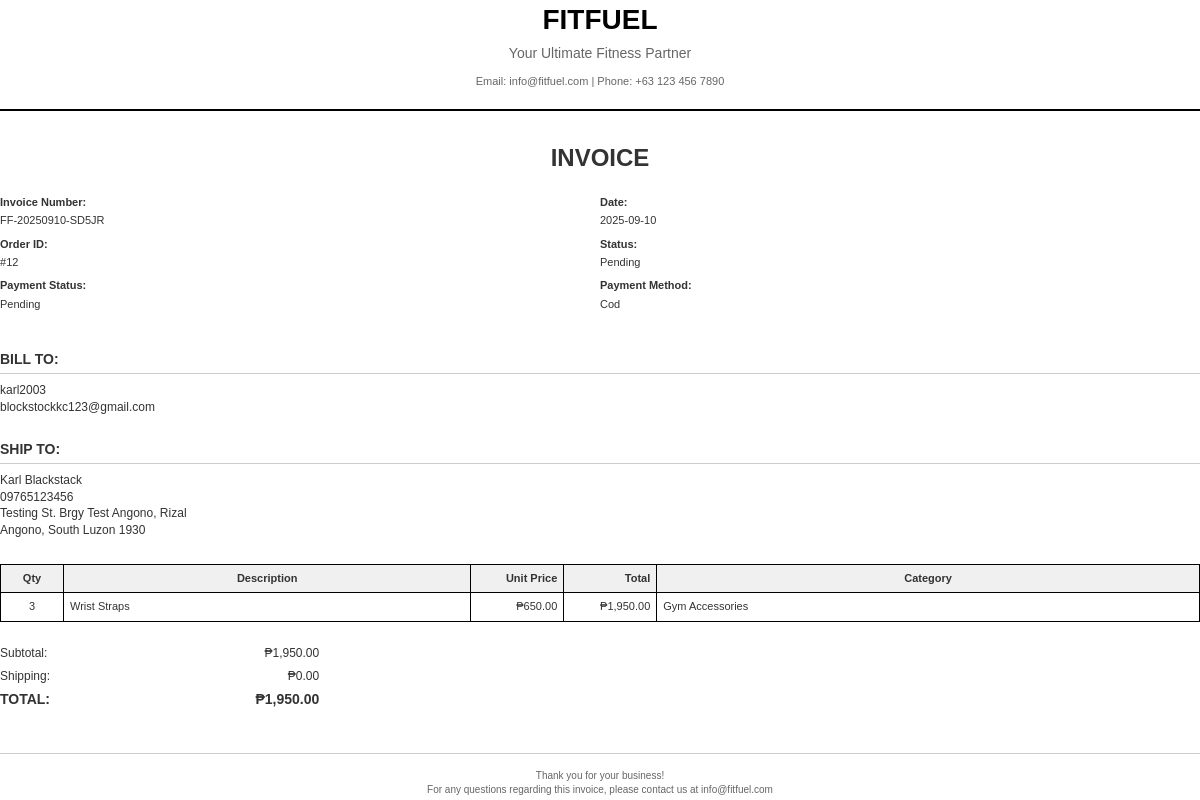
The page /admin/generate_invoice.php?id=12 (signed in) on the database its author committed.
### tables this page shows
CREATE TABLE `orders` (
  `order_id` bigint(20) UNSIGNED NOT NULL,
  `custom_order_id` varchar(20) DEFAULT NULL,
  `user_id` bigint(20) UNSIGNED NOT NULL,
  `status` enum('pending','processing','shipped','delivered','cancelled','returned','refunded') NOT NULL DEFAULT 'pending',
  `payment_method` varchar(50) DEFAULT NULL,
  `payment_status` enum('pending','paid','refunded','failed') NOT NULL DEFAULT 'pending',
  `payment_reference` varchar(255) DEFAULT NULL,
  `shipping_address` text DEFAULT NULL,
  `total_amount` decimal(10,2) NOT NULL DEFAULT 0.00,
  `estimated_delivery_date` date DEFAULT NULL,
  `return_reason` text DEFAULT NULL,
  `refund_amount` decimal(10,2) DEFAULT NULL,
  `stock_deducted` tinyint(1) NOT NULL DEFAULT 0,
  `created_at` timestamp NOT NULL DEFAULT current_timestamp(),
  `updated_at` timestamp NOT NULL DEFAULT current_timestamp() ON UPDATE current_timestamp()
);

CREATE TABLE `users` (
  `user_id` bigint(20) UNSIGNED NOT NULL,
  `username` varchar(100) NOT NULL,
  `email` varchar(150) NOT NULL,
  `phone` varchar(20) DEFAULT NULL,
  `date_of_birth` date DEFAULT NULL,
  `address` varchar(255) DEFAULT NULL,
  `password_hash` varchar(255) DEFAULT NULL,
  `google_id` varchar(255) DEFAULT NULL,
  `role` enum('admin','manager','staff','customer') NOT NULL DEFAULT 'customer',
  `status` enum('active','inactive','suspended') NOT NULL DEFAULT 'active',
  `created_at` timestamp NOT NULL DEFAULT current_timestamp(),
  `updated_at` timestamp NOT NULL DEFAULT current_timestamp() ON UPDATE current_timestamp(),
  `last_login` timestamp NULL DEFAULT NULL,
  `first_name` varchar(100) DEFAULT NULL,
  `last_name` varchar(100) DEFAULT NULL,
  `profile_picture` varchar(255) DEFAULT NULL,
  `otp` varchar(6) DEFAULT NULL,
  `otp_expiry` datetime DEFAULT NULL
);

CREATE TABLE `order_items` (
  `order_item_id` bigint(20) UNSIGNED NOT NULL,
  `order_id` bigint(20) UNSIGNED NOT NULL,
  `product_id` bigint(20) UNSIGNED NOT NULL,
  `quantity` int(11) NOT NULL,
  `price` decimal(10,2) NOT NULL,
  `return_requested` tinyint(1) NOT NULL DEFAULT 0,
  `review_submitted` tinyint(1) NOT NULL DEFAULT 0
);

CREATE TABLE `products` (
  `product_id` bigint(20) UNSIGNED NOT NULL,
  `name` varchar(150) NOT NULL,
  `description` text DEFAULT NULL,
  `price` decimal(10,2) NOT NULL,
  `stock` int(10) UNSIGNED NOT NULL DEFAULT 0,
  `category_id` bigint(20) UNSIGNED DEFAULT NULL,
  `subcategory_id` bigint(20) UNSIGNED DEFAULT NULL,
  `images` longtext DEFAULT NULL CHECK (json_valid(`images`)),
  `status` enum('active','inactive') NOT NULL DEFAULT 'active',
  `is_popular` tinyint(1) NOT NULL DEFAULT 0,
  `is_best_seller` tinyint(1) NOT NULL DEFAULT 0,
  `sale_percentage` int(11) DEFAULT 0,
  `created_at` timestamp NOT NULL DEFAULT current_timestamp(),
  `updated_at` timestamp NOT NULL DEFAULT current_timestamp() ON UPDATE current_timestamp(),
  `min_stock_level` int(11) NOT NULL DEFAULT 10,
  `average_rating` decimal(3,2) NOT NULL DEFAULT 0.00,
  `total_reviews` int(11) NOT NULL DEFAULT 0,
  `rating_5_count` int(11) NOT NULL DEFAULT 0,
  `rating_4_count` int(11) NOT NULL DEFAULT 0,
  `rating_3_count` int(11) NOT NULL DEFAULT 0,
  `rating_2_count` int(11) NOT NULL DEFAULT 0,
  `rating_1_count` int(11) NOT NULL DEFAULT 0
);

CREATE TABLE `categories` (
  `category_id` bigint(20) UNSIGNED NOT NULL,
  `name` varchar(100) NOT NULL,
  `description` text DEFAULT NULL,
  `created_at` timestamp NOT NULL DEFAULT current_timestamp(),
  `updated_at` timestamp NOT NULL DEFAULT current_timestamp() ON UPDATE current_timestamp()
);

### config/currency_helper.php (called while the page is built, shortened)
<?php
function getCurrencySettings() {
    static $settings = null;
    if ($settings === null) {
        $settings = [
            'symbol' => '₱',
            'code' => 'PHP',
            'position' => 'before'
        ];
        try {
            $pdo = getDBConnection();
            $stmt = $pdo->query("SELECT key_name, value FROM settings WHERE key_name IN ('currency_symbol', 'currency_code', 'currency_position')");
            while ($row = $stmt->fetch()) {
                switch ($row['key_name']) {
                    case 'currency_symbol':
                        $settings['symbol'] = $row['value'] ?: '₱';
                        break;
                    case 'currency_code':
                        $settings['code'] = $row['value'] ?: 'PHP';
                        break;
                    case 'currency_position':
                        $settings['position'] = $row['value'] ?: 'before';
                        break;
                }
            }
        } catch (Exception $e) {
        }
    }
    return $settings;
}
function formatCurrency($amount, $decimals = 2) {
    $settings = getCurrencySettings();
    $formatted = number_format((float)$amount, $decimals);
    if ($settings['position'] === 'after') {
        return $formatted . $settings['symbol'];
    } else {
        return $settings['symbol'] . $formatted;
    }
}
?>

### admin/generate_invoice.php (the view, shortened to what this page needs)
<?php
require_once '../config/currency_helper.php';
$pdo = getDBConnection();
$order_id = (int)($_GET['id'] ?? 0);
$orderQuery = "
    SELECT
        o.*,
        u.username,
        u.email
    FROM orders o
    JOIN users u ON u.user_id = o.user_id
    WHERE o.order_id = ?
";
$orderStmt = $pdo->prepare($orderQuery);
$orderStmt->execute([$order_id]);
$order = $orderStmt->fetch();
$itemsQuery = "
    SELECT
        oi.*,
        p.name as product_name,
        p.images,
        p.description as product_description,
        c.name as category_name,
        sc.name as subcategory_name
    FROM order_items oi
    JOIN products p ON p.product_id = oi.product_id
    LEFT JOIN categories c ON c.category_id = p.category_id
    LEFT JOIN subcategories sc ON sc.subcategory_id = p.subcategory_id
    WHERE oi.order_id = ?
";
$itemsStmt = $pdo->prepare($itemsQuery);
$itemsStmt->execute([$order_id]);
$order_items = $itemsStmt->fetchAll();
$shipping_address = [];
if ($order['shipping_address']) {
    try {
        $shipping_address = json_decode($order['shipping_address'], true) ?: [];
    } catch (Exception $e) {
        $shipping_address = [];
    }
}
?>
<!DOCTYPE html>
<html>
<head>
</head>
<body>
    <div class="header">
        <div class="company-name">FITFUEL</div>
        <div class="company-tagline">Your Ultimate Fitness Partner</div>
        <div class="company-contact">Email: info@fitfuel.com | Phone: +63 123 456 7890</div>
    </div>
    <div class="invoice-title">INVOICE</div>
    <div class="invoice-info">
        <div class="info-section">
            <div class="info-label">Invoice Number:</div>
            <div class="info-value"><?php echo htmlspecialchars($order['custom_order_id'] ?? 'FF-' . str_pad($order['order_id'], 6, '0', STR_PAD_LEFT)); ?></div>
            <div class="info-label">Order ID:</div>
            <div class="info-value">#<?php echo $order['order_id']; ?></div>
            <div class="info-label">Payment Status:</div>
            <div class="info-value"><?php echo ucfirst($order['payment_status']); ?></div>
        </div>
        <div class="info-section">
            <div class="info-label">Date:</div>
            <div class="info-value"><?php echo date('Y-m-d', strtotime($order['created_at'])); ?></div>
            <div class="info-label">Status:</div>
            <div class="info-value"><?php echo ucfirst($order['status']); ?></div>
            <div class="info-label">Payment Method:</div>
            <div class="info-value"><?php echo ucfirst(str_replace('_', ' ', $order['payment_method'] ?? 'N/A')); ?></div>
        </div>
    </div>
    <div class="customer-section">
        <div class="section-title">Bill To:</div>
        <div><?php echo htmlspecialchars($order['username']); ?></div>
        <div><?php echo htmlspecialchars($order['email']); ?></div>
    </div>
    <?php if (!empty($shipping_address)): ?>
    <div class="customer-section">
        <div class="section-title">Ship To:</div>
        <div><?php echo htmlspecialchars($shipping_address['full_name'] ?? ''); ?></div>
        <?php if (!empty($shipping_address['phone'])): ?>
        <div><?php echo htmlspecialchars($shipping_address['phone']); ?></div>
        <?php endif; ?>
        <div><?php echo htmlspecialchars($shipping_address['address'] ?? ''); ?></div>
        <div><?php echo htmlspecialchars(($shipping_address['city'] ?? '') . ', ' . ($shipping_address['state'] ?? '') . ' ' . ($shipping_address['postal_code'] ?? '')); ?></div>
    </div>
    <?php endif; ?>
    <table class="items-table">
        <thead>
            <tr>
                <th class="qty">Qty</th>
                <th>Description</th>
                <th class="price">Unit Price</th>
                <th class="total">Total</th>
                <th>Category</th>
            </tr>
        </thead>
        <tbody>
            <?php
            $subtotal = 0;
            foreach ($order_items as $item):
                $item_total = (float)$item['price'] * (int)$item['quantity'];
                $subtotal += $item_total;
            ?>
            <tr>
                <td class="qty"><?php echo (int)$item['quantity']; ?></td>
                <td><?php echo htmlspecialchars($item['product_name']); ?></td>
                <td class="price"><?php echo formatCurrency((float)$item['price']); ?></td>
                <td class="total"><?php echo formatCurrency($item_total); ?></td>
                <td><?php echo htmlspecialchars($item['category_name'] ?? ''); ?></td>
            </tr>
            <?php endforeach; ?>
        </tbody>
    </table>
    <div class="summary">
        <div class="summary-row">
            <span class="summary-label">Subtotal:</span>
            <span class="summary-value"><?php echo formatCurrency($subtotal); ?></span>
        </div>
        <div class="summary-row">
            <span class="summary-label">Shipping:</span>
            <span class="summary-value"><?php echo formatCurrency(0); ?></span>
        </div>
        <div class="summary-row summary-total">
            <span class="summary-label">TOTAL:</span>
            <span class="summary-value"><?php echo formatCurrency($subtotal); ?></span>
        </div>
    </div>
    <div class="footer">
        <div>Thank you for your business!</div>
        <div>For any questions regarding this invoice, please contact us at info@fitfuel.com</div>
    </div>
</body>
</html>

### admin/generate_invoice.php (style rules this page uses)
body { font-family: Arial, sans-serif; margin: 0; padding: 0; color: #333; font-size: 12px; line-height: 1.4; }
.header { text-align: center; margin-bottom: 30px; border-bottom: 2px solid #000; padding-bottom: 20px; }
.company-name { font-size: 28px; font-weight: bold; color: #000; margin-bottom: 5px; }
.company-tagline { font-size: 14px; color: #666; margin-bottom: 10px; }
.company-contact { font-size: 11px; color: #666; }
.invoice-title { font-size: 24px; font-weight: bold; margin-bottom: 20px; text-align: center; }
.invoice-info { display: table; width: 100%; margin-bottom: 30px; }
.info-section { display: table-cell; width: 50%; vertical-align: top; padding-right: 20px; }
.info-label { font-weight: bold; margin-bottom: 3px; font-size: 11px; }
.info-value { margin-bottom: 8px; font-size: 11px; }
.customer-section { margin-bottom: 25px; }
.section-title { font-size: 14px; font-weight: bold; margin-bottom: 8px; text-transform: uppercase; border-bottom: 1px solid #ccc; padding-bottom: 3px; }
.items-table { width: 100%; border-collapse: collapse; margin-bottom: 20px; font-size: 11px; }
.items-table th, .items-table td { border: 1px solid #000; padding: 6px; text-align: left; }
.items-table th { background-color: #f0f0f0; font-weight: bold; text-align: center; }
.items-table .qty { text-align: center; width: 50px; }
.items-table .price, .items-table .total { text-align: right; width: 80px; }
.summary { margin-top: 20px; width: 100%; }
.summary-row { display: table-row; margin-bottom: 3px; }
.summary-label { display: table-cell; width: 80%; padding: 3px 0; }
.summary-value { display: table-cell; width: 20%; text-align: right; padding: 3px 0; }
.summary-total { font-weight: bold; font-size: 14px; border-top: 2px solid #000; padding-top: 8px; margin-top: 8px; }
.footer { margin-top: 40px; text-align: center; font-size: 10px; color: #666; border-top: 1px solid #ccc; padding-top: 15px; }

### rows shown on the page
orders: custom_order "FF-20250910-SD5JR", order_id "12", payment_status "Pending", created_at "2025-09-10", status "Pending", payment_method "Cod", user.username "karl2003", user.email "blockstockkc123@gmail.com", shipping_address "Karl Blackstack", shipping_address "09765123456", shipping_address "Testing St. Brgy Test Angono, Rizal", shipping_address "Angono, South Luzon 1930"
order_items: quantity "3", product.name "Wrist Straps", price "₱650.00", formatCurrency($item_total) "₱1,950.00", categories.name "Gym Accessories"

### other values the page prints
formatCurrency($subtotal) "₱1,950.00"
formatCurrency(0) "₱0.00"
